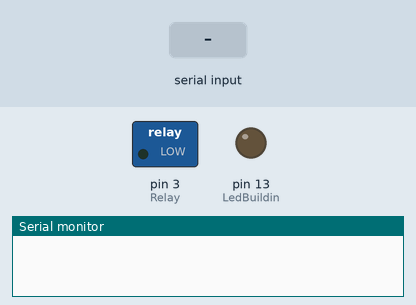
Simulated run of this sketch. Board: Arduino Uno, built with avr-gcc and run on an emulated ATmega328P. Parts: switched loads named in the sketch (green lamp = pin HIGH), output pins drawn as LEDs (lit = HIGH), the last lines printed to the serial monitor. The test bench sets the inputs (shaded band).

Above: at 1.2 s.
1.3 s: "s" received over Serial
4.3 s: "1" received over Serial
At 5.57 s:
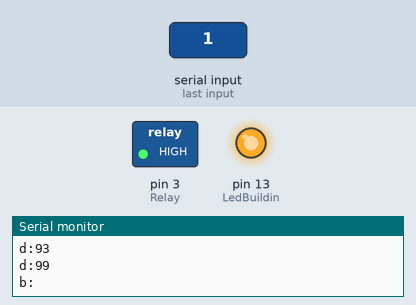
Timing chart, 0 to 29.3 s (numbered marks = the images above; inputs shaded):
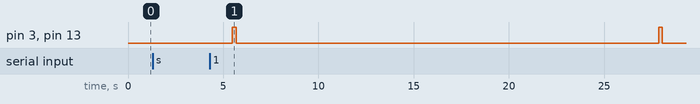

Measured:
- by itself, pin 3 (Relay), pin 13 (LedBuildin): alternates HIGH for 0.20 s and LOW for 22.2 s

The sketch:

ArduinoUno.ino
```cpp
// (licence header left out)
// Set the correct pins for your board:
#define Relay 3
#define LedBuildin LED_BUILTIN // Pin where relay and build in led is set

// Global Vars
bool IsServerResolved = true, IsInit = true;

/*
   Send "Callback" to server and if you get the call back don't do anything.
   If the callback doesn't come back within 200ms reboot the server.
*/
void Serup()
{
  unsigned long Start, Current, Took;
  Serial.println(F("a:"));
  Serial.write("c\n"); // Send "Callback" to the nodejs program. After program receives Callback it will send "r" through serial port.
  Start = millis();
  while (Serial.available() > 0)
  {
    Serial.read();
  }
  bool DoOnce = true;
  while (!Serial.available() > 0)
  {
    Took = millis() - Start;
    if (Took > 100)
    {
      if (DoOnce)
      {
        DoOnce = false;
        Serial.println(F("b:"));
        Serial.end();
        delay(2000);
        digitalWrite(LedBuildin, HIGH);
        digitalWrite(Relay, HIGH);
        delay(200);
        digitalWrite(Relay, LOW);
        digitalWrite(LedBuildin, LOW);
        Serial.begin(9600);
        /*
           The loop ends here.
           After the server has rebooted it should start the nodejs program if properly configured on server.
           The program then send the s command and so start this loop again. Check loop()
        */
      }
    }
    else
    {
      Serial.print(F("d:"));
      Serial.println(Took);
    }
  }
  Serial.print(F("e:"));
  Serial.println(millis());
  Serial.println(F("g:"));
  delay(20000);
  Serup();
}

void setup()
{
  pinMode(Relay, OUTPUT);
  pinMode(LedBuildin, OUTPUT);
  Serial.begin(9600); // Starts the serial communication
}

// Get available serial data and if available serial data is equal to 's' run function Serup()
void loop()
{
  while (Serial.available() > 0)
  {
    char received = Serial.read();
    // Run Serup() loop if s is received.
    if (received == 's')
    {
      Serial.println(F("f:"));
      delay(2000);
      Serup();
    }
  }
}
```
